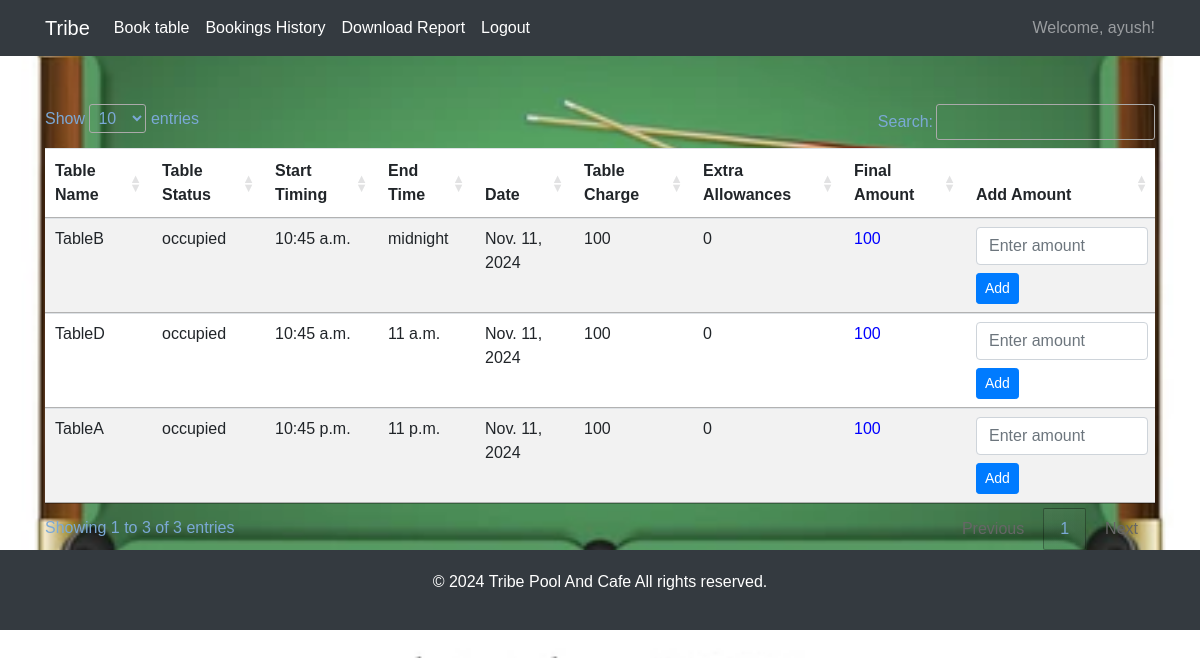
Page /bookingpageview/ (signed in) on the committed database.
### tribeapp/models.py (models this page shows, shortened)
class Table(models.Model):
    tablename = models.CharField(max_length=100)
    tablestatus = models.CharField(max_length=20, choices=[('occupied', 'Occupied'), ('reserved', 'Reserved')])
    start_timing = models.TimeField(null=True, blank=True,help_text="Enter an Time between 00:00 and 23:59")
    end_time = models.TimeField(null=True, blank=True,help_text="Enter an Time between 00:00 and 23:59")
    date = models.DateField()
    amount = models.PositiveIntegerField(default=100,validators=[MinValueValidator(50), MaxValueValidator(1000)],help_text="Enter an amount between 50 and 1000")
    extra_allowances = models.PositiveIntegerField(verbose_name="Extra Charges",default=0,blank=True,null=True,validators=[MinValueValidator(0), MaxValueValidator(1000)],)
    created_time = models.DateTimeField(auto_now_add=True)
    update_time = models.DateTimeField(auto_now=True)
    def total_amount(self):
        extra = self.extra_allowances if self.extra_allowances is not None else 0
        return self.amount + extra

### tribeapp/scripts/mainapppage.py (the view)
# urls.py: path('bookingpageview/', bookingpageview.as_view(), name='bookingpageview'),
class bookingpageview(TemplateView):
    def get(self, request, *args, **kwargs):
        tables = Table.objects.all().order_by('-update_time')
        return render(request,'booking.html',{"tables":tables})

### templates/booking.html (shortened to what this page needs)
{% load static %}
<!DOCTYPE html>
<html lang="en">
<head>
    <link rel="stylesheet" href="https://cdn.datatables.net/1.11.5/css/jquery.dataTables.min.css">
    <link href="https://cdn.jsdelivr.net/npm/bootstrap@5.3.0-alpha1/dist/css/bootstrap.min.css" rel="stylesheet">
    <link href="https://cdnjs.cloudflare.com/ajax/libs/font-awesome/6.0.0-beta3/css/all.min.css" rel="stylesheet">
    <link href="https://maxcdn.bootstrapcdn.com/bootstrap/4.5.2/css/bootstrap.min.css" rel="stylesheet">
</head>
<body>
    <nav class="navbar navbar-expand-lg navbar-dark">
        <div class="container">
            <a class="navbar-brand" href="{% url 'website_page' %}">Tribe</a>
            <div class="collapse navbar-collapse" id="navbarNav">
                <ul class="navbar-nav me-auto">
                    <li class="nav-item">
                        <a class="nav-link" href="{% url 'index' %}">Book table</a>
                    </li>
                    {% if user.is_authenticated %}
                    <li class="nav-item">
                        <a class="nav-link" href="{% url 'bookingpageview' %}">Bookings History</a>
                    </li>
                    {% endif %}
                    {% if not user.is_authenticated %}
                        <li class="nav-item">
                            <a class="nav-link" href="{% url 'register' %}">Register</a>
                        </li>
                        <li class="nav-item">
                            <a class="nav-link" href="{% url 'login_view' %}">Login</a>
                        </li>
                    {% else %}
                        <li class="nav-item">
                            <a class="nav-link" href="{% url 'download_report' %}">Download Report</a>
                        </li>
                        <li class="nav-item">
                            <a class="nav-link" href="{% url 'logout' %}">Logout</a>
                        </li>
                    {% endif %}
                </ul>
                {% if user.is_authenticated %}
                    <span class="navbar-text ms-auto">Welcome, {{ user.username }}!</span>
                {% else %}
                    <span class="navbar-text ms-auto">Welcome, user!</span>
                {% endif %}
            </div>
        </div>
    </nav>
    <div class="container mt-5">
        <div class="table-responsive">
            <table id="datatable" class="table table-striped">
                <thead>
                    <tr>
                        <th>Table Name</th>
                        <th>Table Status</th>
                        <th>Start Timing</th>
                        <th>End Time</th>
                        <th>Date</th>
                        <th>Table Charge</th>
                        <th>Extra Allowances</th>
                        <th>Final Amount</th>
                        <th>Add Amount</th>
                    </tr>
                </thead>
                <tbody>
                    {% for table in tables %}
                    <tr>
                        <td>{{ table.tablename }}</td>
                        <td>{{ table.tablestatus }}</td>
                        <td>{{ table.start_timing }}</td>
                        <td>{{ table.end_time }}</td>
                        <td>{{ table.date }}</td>
                        <td>{{ table.amount }}</td>
                        <td>{{ table.extra_allowances }}</td>
                        <td style="color: blue;">{{ table.total_amount }}</td>
                        <td>
                            <form method="POST">
                                <input type="number" name="add_amount" class="form-control" placeholder="Enter amount">
                                <button type="submit" class="btn btn-primary btn-sm mt-2 edit-btn">Add</button>
                            </form>
                        </td>
                    </tr>
                    {% empty %}
                    <tr>
                        <td colspan="11" class="text-center">No tables available.</td>
                    </tr>
                    {% endfor %}
                </tbody>
            </table>
        </div>
    </div>
    <footer class="footer text-center">
        <div class="container">
            <p>&copy; 2024 Tribe Pool And Cafe All rights reserved.</p>
        </div>
    </footer>
</body>
</html>

### rows in the picture
Table: tablename "TableB", tablestatus "occupied", start_timing "10:45 a.m.", end_time "midnight", date "Nov. 11, 2024", amount "100", extra_allowances "0", total_amount "100"
Table: tablename "TableD", tablestatus "occupied", start_timing "10:45 a.m.", end_time "11 a.m.", date "Nov. 11, 2024", amount "100", extra_allowances "0", total_amount "100"
Table: tablename "TableA", tablestatus "occupied", start_timing "10:45 p.m.", end_time "11 p.m.", date "Nov. 11, 2024", amount "100", extra_allowances "0", total_amount "100"

### other values in the picture
{{ user.username }} "ayush"
